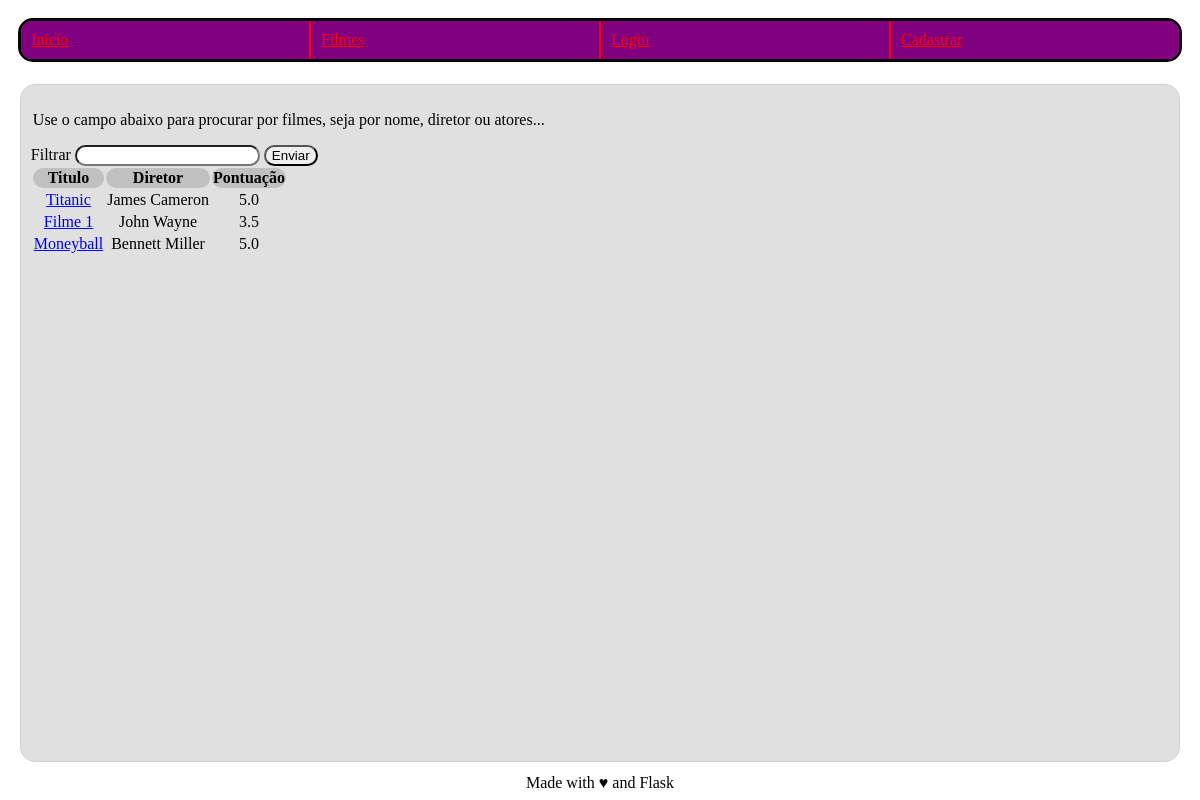
Screenshot of /filme/ with the database file from the repository.
### imdb/filme/models.py (models this page shows, shortened)
class Filme(db.Model):
    __tablename__ = 'filme'
    id = db.Column(db.Integer, primary_key=True)
    titulo = db.Column(db.String(160), unique=True, nullable=False)
    id_imdb = db.Column(db.String(7), unique=True, nullable=False)
    atores = db.Column(db.String(1000), nullable=False)
    diretor = db.Column(db.String(160), nullable=False)
    avaliacoes = db.relationship(
        'Avaliacao', cascade="all,delete", backref='filme', lazy=True)
    def media_avaliacao(self):
        media = 0
        avaliacoes = self.avaliacoes
        total = sum([avaliacao.estrelas for avaliacao in avaliacoes])
        if len(avaliacoes) > 0:
            media = total / len(avaliacoes)
        return media

class Avaliacao(db.Model):
    __tablename__ = 'avaliacao'
    id = db.Column(db.Integer, primary_key=True)
    titulo = db.Column(db.String(200), nullable=False)
    corpo = db.Column(db.String(500))
    estrelas = db.Column(db.Integer, nullable=False)
    id_filme = db.Column(db.Integer, db.ForeignKey('filme.id'), nullable=False)
    id_usuario = db.Column(db.Integer, db.ForeignKey(
        'usuario.id'), nullable=False)

### imdb/filme/views.py (the view)
@filme.route("/", methods=["GET", "POST"])
def lista():
    filmes = []
    busca = False
    if request.method == "POST":
        busca = request.form.get("busca")
        filmes += Filme.query.filter(Filme.titulo.like(f"%{busca}%"))
        filmes += Filme.query.filter(Filme.id_imdb.like(f"%{busca}%"))
        filmes += Filme.query.filter(Filme.diretor.like(f"%{busca}%"))
        filmes += Filme.query.filter(Filme.atores.like(f"%{busca}%"))
        filmes = set(list(filmes))
    else:
        filmes = Filme.query.all()
    return render_template("lista.html.j2", filmes=filmes, busca=busca)

### imdb/filme/templates/lista.html.j2 (shortened to what this page needs)
{% extends "base.html.j2" %}
{% block content %}
<p>Use o campo abaixo para procurar por filmes, seja por nome, diretor ou atores...</p>
<form action="{{url_for('filme.lista')}}" method="POST" id="form1">
   <div>
      <label for="busca">Filtrar</label>
      <input type="text" name="busca"/>
      <button type="submit" form="form1" value="submit">Enviar</button>
   </div>
</form>
<table>
  <tr>
    <th>Titulo</th>
    <th>Diretor</th>
    <th>Pontuação</th>
  </tr>
  {% for filme in filmes %}
    <tr>
      <td><a href="{{url_for('filme.visualizar', id_filme=filme.id)}}">{{filme.titulo}}</a></td>
      <td>{{filme.diretor}}</td>
      <td>{{filme.media_avaliacao()|round(1)}}</td>
    </tr>
  {% endfor%}
</table>
{% endblock %}

### imdb/static/styles/style.css (style rules this page uses)
p { margin-left: 2px; }
html, body { height: 100%; display: flex; flex-direction: column; }
tr { text-align: center; }
th { background-color: #c0c0c0; }
* { border-radius: 15px; }

### rows the page displays
Filme: titulo "Titanic", diretor "James Cameron", media_avaliacao "5.0"
Filme: titulo "Filme 1", diretor "John Wayne", media_avaliacao "3.5"
Filme: titulo "Moneyball", diretor "Bennett Miller", media_avaliacao "5.0"
